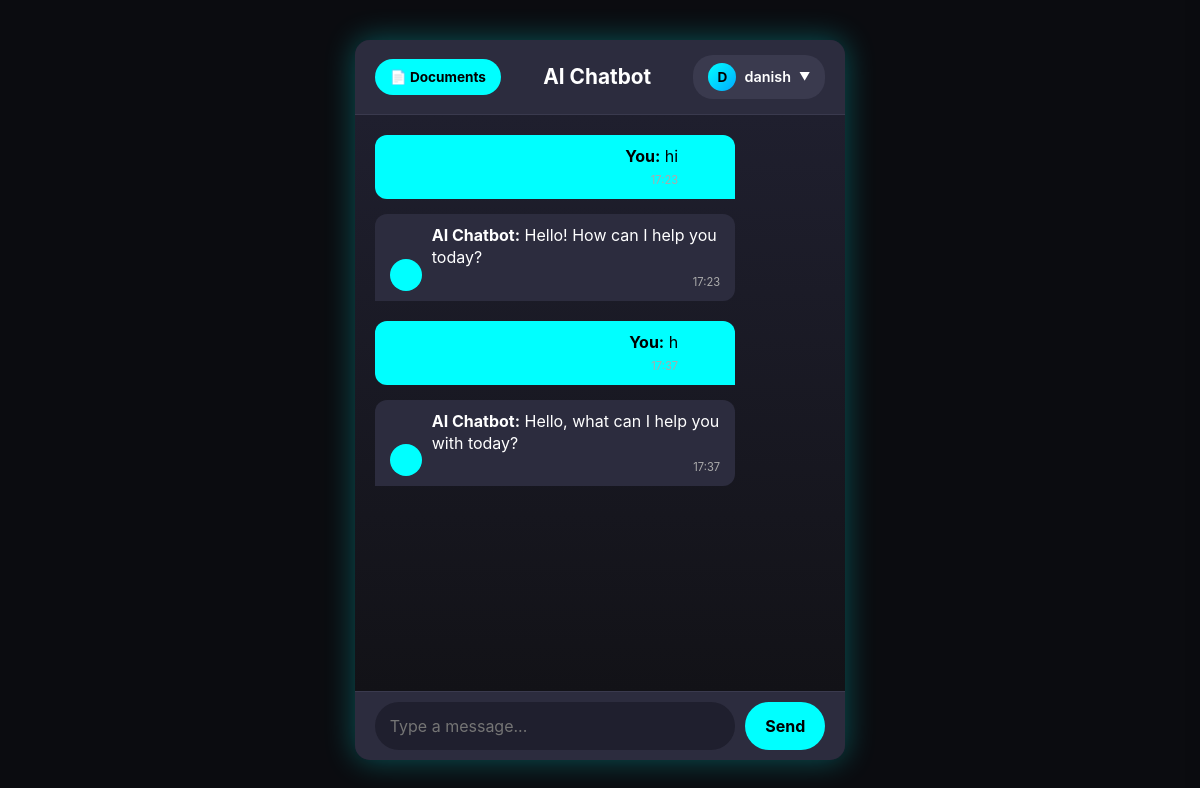
The app's page / (signed in), older data.
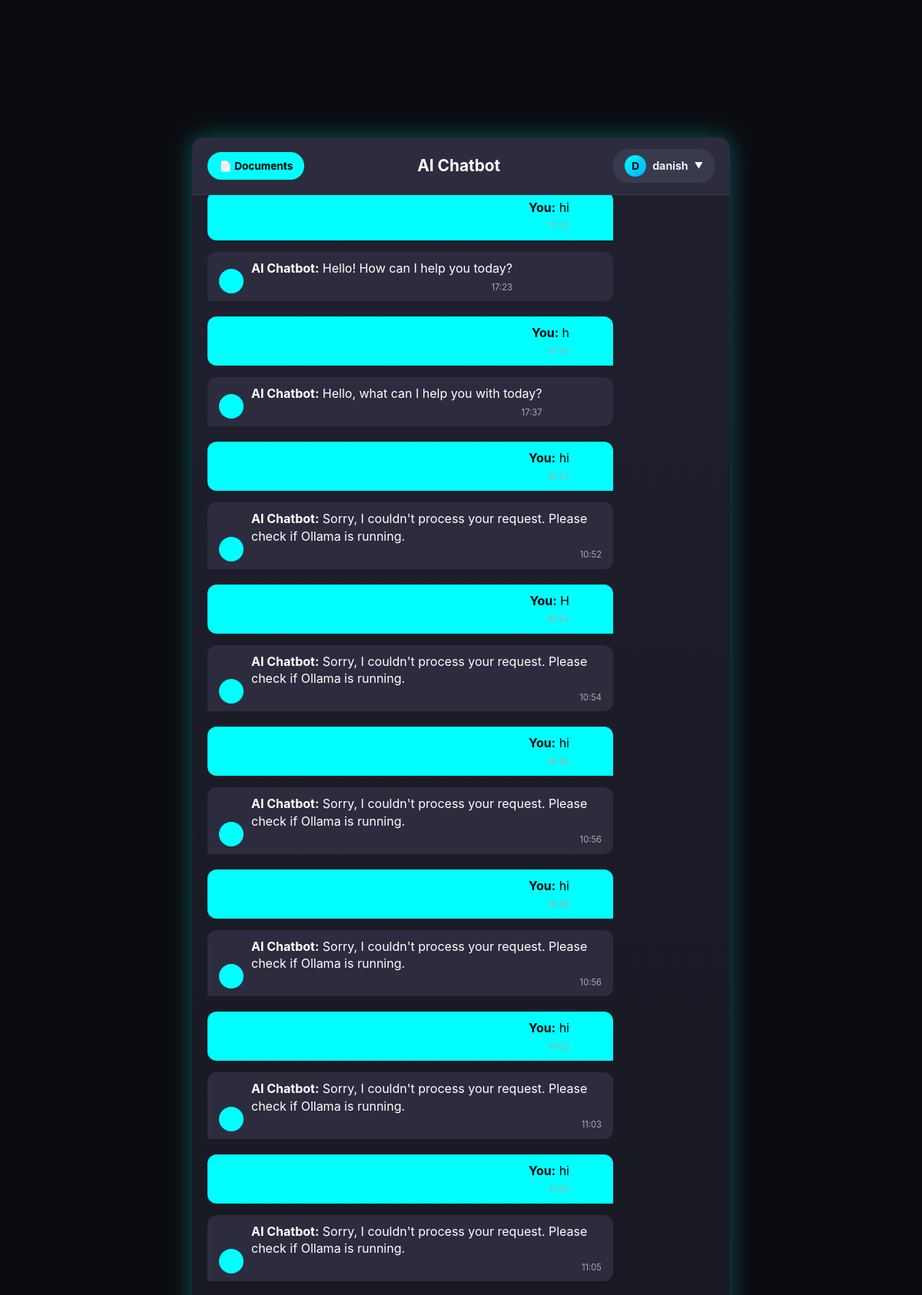
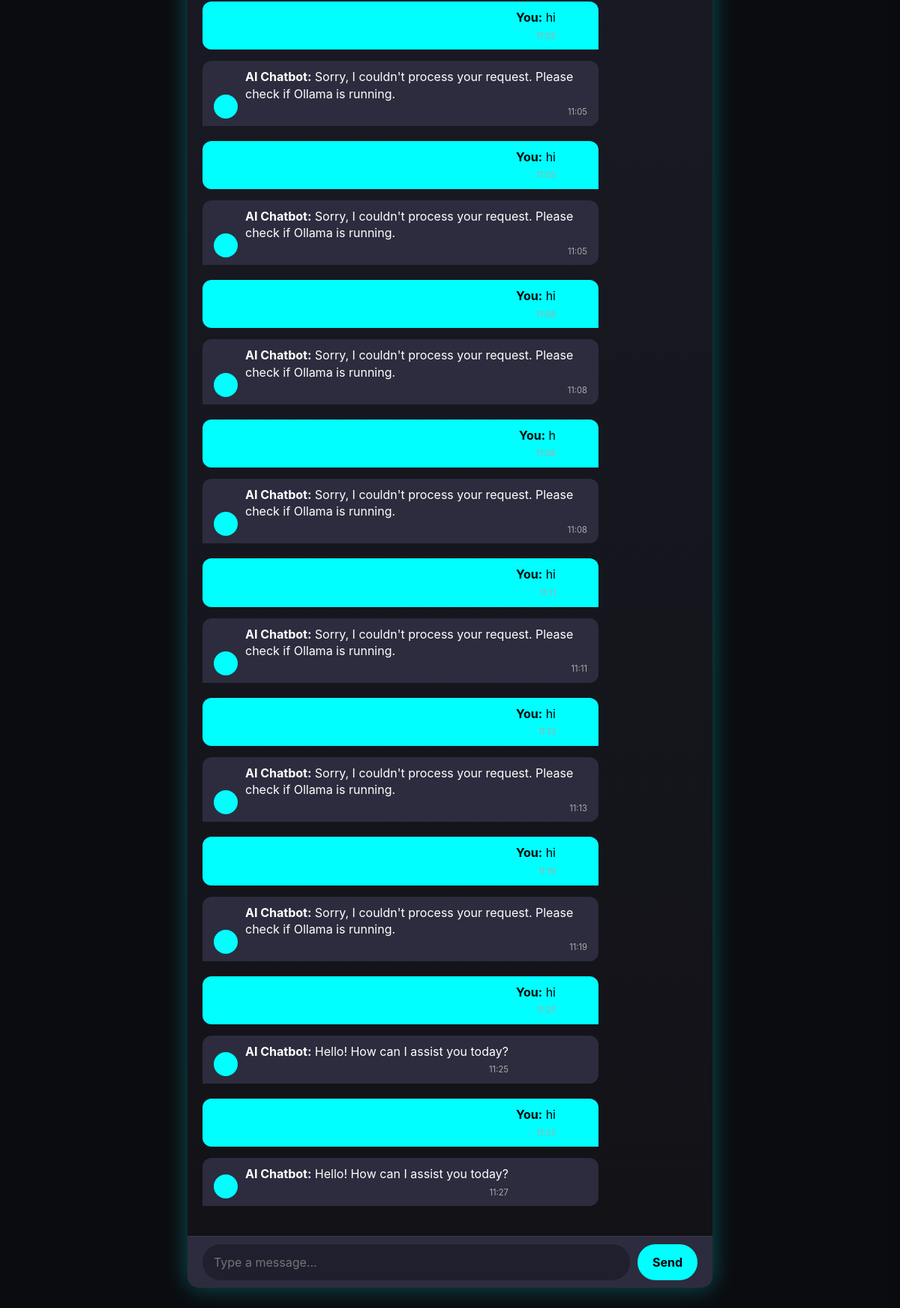
The same page, newer data (2 pictures, top to bottom).
### chatbot/models.py (models this page shows, shortened)
class Chat(models.Model):
    user = models.ForeignKey(User, on_delete=models.CASCADE)
    message = models.TextField()
    response = models.TextField()
    created_at = models.DateTimeField(auto_now_add=True)

### chatbot/views.py (the view, shortened to what this page needs)
# urls.py: path('', views.chatbot, name='chatbot'),
def chatbot(request):
    chats = Chat.objects.filter(user=request.user).order_by("created_at")
    documents = Document.objects.filter(user=request.user).order_by("-uploaded_at")
    return render(request, "chatbot.html", {"chats": chats, "documents": documents})

### templates/chatbot.html (shortened to what this page needs)
{% extends 'base.html' %}
{% block content %}
<div class="chat-container">
    <div class="chat-header">
        <div class="header-left">
            <button class="btn-docs" onclick="toggleDocPanel()">📄 Documents</button>
        </div>
        <div class="header-title">AI Chatbot</div>
        <div class="header-right">
            <div class="user-profile">
                <button class="user-button" onclick="toggleUserDropdown(event)">
                    <div class="user-avatar">{{ request.user.username|first|upper }}</div>
                    <span class="user-name">{{ request.user.username }}</span>
                    <span class="dropdown-arrow">▼</span>
                </button>
            </div>
        </div>
    </div>
    <div class="messages-box">
        <ul class="messages-list">
            {% for chat in chats %}
                {% if chat.user == request.user %}
                <li class="message sent">
                    <div class="avatar"></div>
                    <div class="message-text">
                        <div><b>You:</b> {{ chat.message }}</div>
                        <div class="message-timestamp">{{ chat.created_at|date:"H:i" }}</div>
                    </div>
                </li>
                <li class="message received">
                    <div class="avatar"></div>
                    <div class="message-text">
                        <div><b>AI Chatbot:</b> {{ chat.response }}</div>
                        <div class="message-timestamp">{{ chat.created_at|date:"H:i" }}</div>
                    </div>
                </li>
                {% endif %}
            {% endfor %}
        </ul>
    </div>
    <form class="message-form">
        <input type="text" class="message-input" placeholder="Type a message..." />
        <button type="submit" class="btn-send">Send</button>
    </form>
</div>
{% endblock %}

### templates/base.html (shortened to what this page needs)
<!DOCTYPE html>
<html lang="en">
  <head>
    <link rel="stylesheet" href="https://stackpath.bootstrapcdn.com/bootstrap/4.3.1/css/bootstrap.min.css">
  </head>
  <body>
    {% block content %}{% endblock %}
  </body>
</html>

### templates/chatbot.html (style rules this page uses)
html, body { height: 100%; margin: 0; font-family: 'Inter', sans-serif; background-color: #0b0c10; color: #fff; display: flex; justify-content: center; align-items: center; }
.chat-container { display: flex; flex-direction: column; width: 100%; max-width: 700px; height: 90vh; background-color: #1f1f2e; border-radius: 15px; overflow: hidden; box-shadow: 0 0 30px rgba(0, 255, 255, 0.3); }
.chat-header { padding: 15px 20px; background-color: #2c2c3e; font-size: 1.3rem; font-weight: bold; border-bottom: 1px solid #3a3a4e; display: flex; justify-content: space-between; align-items: center; gap: 10px; }
.header-left { display: flex; align-items: center; gap: 10px; }
.header-title { font-size: 1.3rem; }
.header-right { display: flex; align-items: center; gap: 10px; }
.btn-docs { padding: 8px 15px; border: none; border-radius: 20px; background-color: #0ff; color: #000; font-weight: bold; cursor: pointer; font-size: 0.85rem; transition: all 0.2s ease; white-space: nowrap; }
.user-profile { position: relative; }
.user-button { display: flex; align-items: center; gap: 8px; padding: 8px 15px; background-color: #3a3a4e; border: none; border-radius: 20px; color: #fff; cursor: pointer; font-size: 0.9rem; transition: all 0.2s ease; }
.user-avatar { width: 28px; height: 28px; border-radius: 50%; background: linear-gradient(135deg, #0ff, #00aaff); display: flex; align-items: center; justify-content: center; font-weight: bold; font-size: 0.85rem; color: #000; }
.user-name { font-weight: 600; }
.dropdown-arrow { font-size: 0.7rem; transition: transform 0.2s ease; }
.messages-box { flex: 1; overflow-y: auto; padding: 20px; display: flex; flex-direction: column; gap: 12px; background: linear-gradient(180deg, #1f1f2e 0%, #121217 100%); scroll-behavior: smooth; }
.messages-list { list-style: none; padding: 0; margin: 0; }
.message { display: flex; align-items: flex-end; max-width: 80%; padding: 10px 15px; border-radius: 12px; word-wrap: break-word; line-height: 1.4; animation: fadeIn 0.3s ease-in-out; position: relative; }
.message-text { display: flex; flex-direction: column; gap: 4px; }
.message .avatar { width: 32px; height: 32px; border-radius: 50%; background-color: #0ff; display: inline-block; margin-right: 10px; flex-shrink: 0; }
.sent { align-self: flex-end; background-color: #0ff; color: #000; border-radius: 12px 12px 0 12px; flex-direction: row-reverse; margin-bottom: 15px; }
.sent .avatar { margin-left: 10px; margin-right: 0; }
.received { align-self: flex-start; background-color: #2c2c3e; color: #fff; border-radius: 12px 12px 12px 0; margin-bottom: 20px; }
.message-timestamp { font-size: 0.7rem; color: #aaa; align-self: flex-end; margin-top: 2px; }
.message-form { display: flex; padding: 10px 20px; border-top: 1px solid #3a3a4e; background-color: #2c2c3e; gap: 10px; }
.message-input { flex: 1; padding: 12px 15px; border-radius: 25px; border: none; outline: none; font-size: 1rem; background-color: #1f1f2e; color: #fff; }
.btn-send { padding: 0 20px; border: none; border-radius: 25px; background-color: #0ff; color: #000; font-weight: bold; cursor: pointer; transition: all 0.2s ease; }

Row changes from the older to the newer data that the page shows:
added Chat: message "hi", response "Sorry, I couldn't process your request. Please check if Ollama is running.", created_at "10:52"
added Chat: message "H", response "Sorry, I couldn't process your request. Please check if Ollama is running.", created_at "10:54"
added Chat: message "hi", response "Sorry, I couldn't process your request. Please check if Ollama is running.", created_at "10:56"
added Chat: message "hi", response "Sorry, I couldn't process your request. Please check if Ollama is running.", created_at "10:56"
added Chat: message "hi", response "Sorry, I couldn't process your request. Please check if Ollama is running.", created_at "11:03"
added Chat: message "hi", response "Sorry, I couldn't process your request. Please check if Ollama is running.", created_at "11:05"
added Chat: message "hi", response "Sorry, I couldn't process your request. Please check if Ollama is running.", created_at "11:05"
added Chat: message "hi", response "Sorry, I couldn't process your request. Please check if Ollama is running.", created_at "11:05"
added Chat: message "hi", response "Sorry, I couldn't process your request. Please check if Ollama is running.", created_at "11:08"
added Chat: message "h", response "Sorry, I couldn't process your request. Please check if Ollama is running.", created_at "11:08"
added Chat: message "hi", response "Sorry, I couldn't process your request. Please check if Ollama is running.", created_at "11:11"
added Chat: message "hi", response "Sorry, I couldn't process your request. Please check if Ollama is running.", created_at "11:13"
added Chat: message "hi", response "Sorry, I couldn't process your request. Please check if Ollama is running.", created_at "11:19"
added Chat: message "hi", response "Hello! How can I assist you today?", created_at "11:25"
added Chat: message "hi", response "Hello! How can I assist you today?", created_at "11:27"
